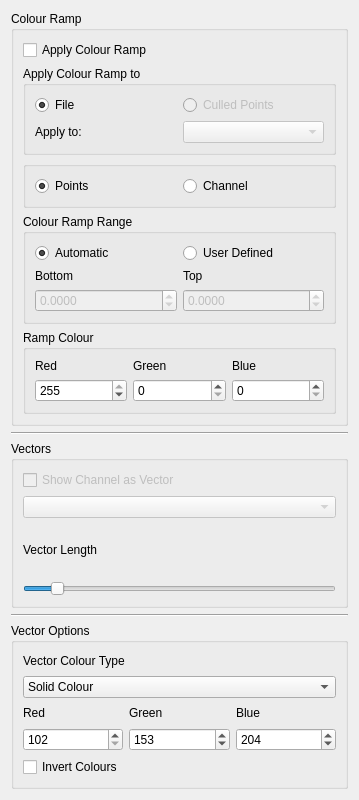
          <widget class="QWidget" name="scrollAreaWidgetContents_2">
           <property name="geometry">
            <rect>
             <x>0</x>
             <y>0</y>
             <width>359</width>
             <height>800</height>
            </rect>
           </property>
           <layout class="QVBoxLayout" name="verticalLayout_4">
            <item>
             <widget class="QGroupBox" name="gbx_colourMap">
              <property name="title">
               <string>Colour Ramp</string>
              </property>
              <layout class="QGridLayout" name="gridLayout_13">
               <item row="1" column="0">
                <widget class="QGroupBox" name="gbx_applyColourRampTo">
                 <property name="title">
                  <string>Apply Colour Ramp to</string>
                 </property>
                 <layout class="QGridLayout" name="gridLayout_25">
                  <item row="0" column="1">
                   <widget class="QRadioButton" name="rdio_applyToFile">
                    <property name="text">
                     <string>File</string>
                    </property>
                    <property name="checked">
                     <bool>true</bool>
                    </property>
                   </widget>
                  </item>
                  <item row="0" column="2">
                   <widget class="QRadioButton" name="rdio_applyToCulledPoints">
                    <property name="enabled">
                     <bool>false</bool>
                    </property>
                    <property name="text">
                     <string>Culled Points</string>
                    </property>
                   </widget>
                  </item>
                  <item row="1" column="2">
                   <widget class="QComboBox" name="cmbo_applyCullToChannelSelect">
                    <property name="enabled">
                     <bool>false</bool>
                    </property>
                   </widget>
                  </item>
                  <item row="1" column="1">
                   <widget class="QLabel" name="lbl_applyCullToChannelSelect">
                    <property name="text">
                     <string>Apply to:</string>
                    </property>
                   </widget>
                  </item>
                 </layout>
                </widget>
               </item>
               <item row="0" column="0">
                <widget class="QCheckBox" name="cbx_applyColourMap">
                 <property name="text">
                  <string>Apply Colour Ramp</string>
                 </property>
                </widget>
               </item>
               <item row="3" column="0">
                <widget class="QGroupBox" name="groupBox">
                 <property name="title">
                  <string>Colour Ramp Range</string>
                 </property>
                 <layout class="QGridLayout" name="gridLayout_15">
                  <item row="0" column="0">
                   <widget class="QRadioButton" name="rdio_automaticColourMap">
                    <property name="text">
                     <string>Automatic</string>
                    </property>
                    <property name="checked">
                     <bool>true</bool>
                    </property>
                   </widget>
                  </item>
                  <item row="0" column="1">
                   <widget class="QRadioButton" name="rdio_userDefColourMap">
                    <property name="text">
                     <string>User Defined</string>
                    </property>
                   </widget>
                  </item>
                  <item row="2" column="0">
                   <widget class="QDoubleSpinBox" name="dsbx_colourRampBottom">
                    <property name="enabled">
                     <bool>false</bool>
                    </property>
                    <property name="decimals">
                     <number>4</number>
                    </property>
                    <property name="minimum">
                     <double>-10000.000000000000000</double>
                    </property>
                    <property name="maximum">
                     <double>10000.000000000000000</double>
                    </property>
                    <property name="singleStep">
                     <double>0.010000000000000</double>
                    </property>
                   </widget>
                  </item>
                  <item row="2" column="1">
                   <widget class="QDoubleSpinBox" name="dsbx_colourRampTop">
                    <property name="enabled">
                     <bool>false</bool>
                    </property>
                    <property name="decimals">
                     <number>4</number>
                    </property>
                    <property name="minimum">
                     <double>-10000.000000000000000</double>
                    </property>
                    <property name="maximum">
                     <double>10000.000000000000000</double>
                    </property>
                    <property name="singleStep">
                     <double>0.010000000000000</double>
                    </property>
                   </widget>
                  </item>
                  <item row="1" column="0">
                   <widget class="QLabel" name="lbl_colourRampBotoom">
                    <property name="text">
                     <string>Bottom</string>
                    </property>
                   </widget>
                  </item>
                  <item row="1" column="1">
                   <widget class="QLabel" name="lbl_colourRampTop">
                    <property name="text">
                     <string>Top</string>
                    </property>
                   </widget>
                  </item>
                 </layout>
                </widget>
               </item>
               <item row="4" column="0">
                <widget class="QGroupBox" name="groupBox_2">
                 <property name="title">
                  <string>Ramp Colour</string>
                 </property>
                 <layout class="QGridLayout" name="gridLayout_16">
                  <item row="1" column="0">
                   <widget class="QSpinBox" name="sbx_colourRampRed">
                    <property name="maximum">
                     <number>255</number>
                    </property>
                    <property name="value">
                     <number>255</number>
                    </property>
                   </widget>
                  </item>
                  <item row="1" column="1">
                   <widget class="QSpinBox" name="sbx_colourRampGreen">
                    <property name="maximum">
                     <number>255</number>
                    </property>
                   </widget>
                  </item>
                  <item row="1" column="2">
                   <widget class="QSpinBox" name="sbx_colourRampBlue">
                    <property name="maximum">
                     <number>255</number>
                    </property>
                   </widget>
                  </item>
                  <item row="0" column="0">
                   <widget class="QLabel" name="lbl_colourRampRed">
                    <property name="text">
                     <string>Red</string>
                    </property>
                   </widget>
                  </item>
                  <item row="0" column="1">
                   <widget class="QLabel" name="lbl_colourRampGreen">
                    <property name="text">
                     <string>Green</string>
                    </property>
                   </widget>
                  </item>
                  <item row="0" column="2">
                   <widget class="QLabel" name="lbl_colourRampBlue">
                    <property name="text">
                     <string>Blue</string>
                    </property>
                   </widget>
                  </item>
                 </layout>
                </widget>
               </item>
               <item row="2" column="0">
                <widget class="QGroupBox" name="groupBox_3">
                 <property name="title">
                  <string/>
                 </property>
                 <layout class="QHBoxLayout" name="horizontalLayout_7">
                  <item>
                   <widget class="QRadioButton" name="rdio_pointRamp">
                    <property name="text">
                     <string>Points</string>
                    </property>
                    <property name="checked">
                     <bool>true</bool>
                    </property>
                   </widget>
                  </item>
                  <item>
                   <widget class="QRadioButton" name="rdio_channelRamp">
                    <property name="enabled">
                     <bool>true</bool>
                    </property>
                    <property name="text">
                     <string>Channel</string>
                    </property>
                   </widget>
                  </item>
                 </layout>
                </widget>
               </item>
              </layout>
             </widget>
            </item>
            <item>
             <widget class="Line" name="line_5">
              <property name="orientation">
               <enum>Qt::Horizontal</enum>
              </property>
             </widget>
            </item>
            <item>
             <widget class="QGroupBox" name="gbox_Vectors">
              <property name="title">
               <string>Vectors</string>
              </property>
              <layout class="QVBoxLayout" name="verticalLayout">
               <item>
                <widget class="QCheckBox" name="cbx_showVectors">
                 <property name="enabled">
                  <bool>false</bool>
                 </property>
                 <property name="text">
                  <string>Show Channel as Vector</string>
                 </property>
                </widget>
               </item>
               <item>
                <widget class="QComboBox" name="cmbo_channelSelect">
                 <property name="enabled">
                  <bool>false</bool>
                 </property>
                </widget>
               </item>
               <item>
                <widget class="QLabel" name="lbl_VectorLength">
                 <property name="text">
                  <string>Vector Length</string>
                 </property>
                </widget>
               </item>
               <item>
                <widget class="QSlider" name="hsld_vectorLength">
                 <property name="minimum">
                  <number>1</number>
                 </property>
                 <property name="maximum">
                  <number>100</number>
                 </property>
                 <property name="singleStep">
                  <number>1</number>
                 </property>
                 <property name="pageStep">
                  <number>10</number>
                 </property>
                 <property name="sliderPosition">
                  <number>10</number>
                 </property>
                 <property name="orientation">
                  <enum>Qt::Horizontal</enum>
                 </property>
                </widget>
               </item>
              </layout>
             </widget>
            </item>
            <item>
             <widget class="Line" name="line_3">
              <property name="orientation">
               <enum>Qt::Horizontal</enum>
              </property>
             </widget>
            </item>
            <item>
             <widget class="QGroupBox" name="gbox_VectorOptions">
              <property name="title">
               <string>Vector Options</string>
              </property>
              <layout class="QGridLayout" name="gridLayout_7">
               <item row="1" column="0" colspan="3">
                <widget class="QComboBox" name="cmbo_vectorColourType">
                 <item>
                  <property name="text">
                   <string>Solid Colour</string>
                  </property>
                 </item>
                 <item>
                  <property name="text">
                   <string>Direction</string>
                  </property>
                 </item>
                </widget>
               </item>
               <item row="2" column="0">
                <widget class="QLabel" name="lbl_Red">
                 <property name="text">
                  <string>Red</string>
                 </property>
                </widget>
               </item>
               <item row="3" column="2">
                <widget class="QSpinBox" name="sbx_blue">
                 <property name="maximum">
                  <number>255</number>
                 </property>
                 <property name="value">
                  <number>204</number>
                 </property>
                </widget>
               </item>
               <item row="2" column="2">
                <widget class="QLabel" name="lbl_Blue">
                 <property name="text">
                  <string>Blue</string>
                 </property>
                </widget>
               </item>
               <item row="3" column="0">
                <widget class="QSpinBox" name="sbx_red">
                 <property name="minimum">
                  <number>102</number>
                 </property>
                 <property name="maximum">
                  <number>255</number>
                 </property>
                </widget>
               </item>
               <item row="3" column="1">
                <widget class="QSpinBox" name="sbx_green">
                 <property name="maximum">
                  <number>255</number>
                 </property>
                 <property name="value">
                  <number>153</number>
                 </property>
                </widget>
               </item>
               <item row="2" column="1">
                <widget class="QLabel" name="lbl_Green">
                 <property name="text">
                  <string>Green</string>
                 </property>
                </widget>
               </item>
               <item row="0" column="0" colspan="3">
                <widget class="QLabel" name="lbl_vectorColourType">
                 <property name="text">
                  <string>Vector Colour Type</string>
                 </property>
                </widget>
               </item>
               <item row="4" column="0" colspan="3">
                <widget class="QCheckBox" name="cbx_invertVectorColours">
                 <property name="text">
                  <string>Invert Colours</string>
                 </property>
                </widget>
               </item>
              </layout>
             </widget>
            </item>
           </layout>
          </widget>
